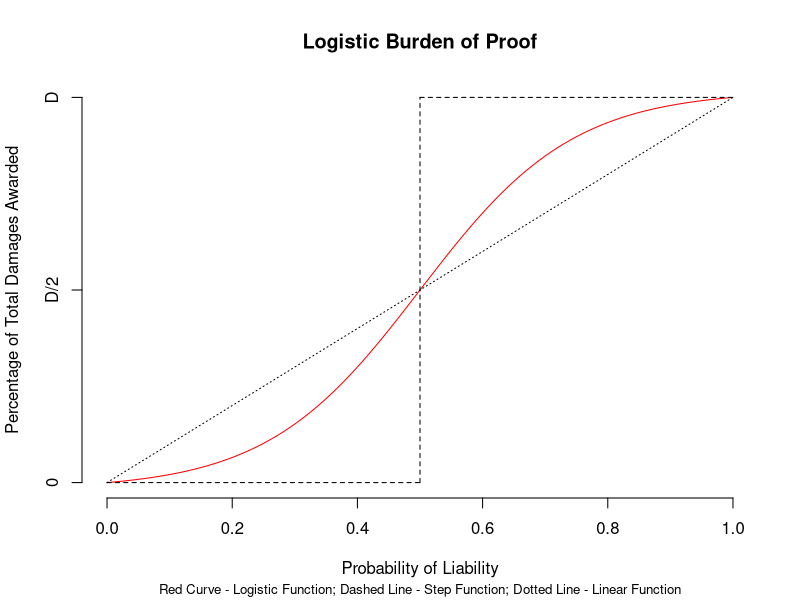

Here is the R script that generated this plot: (Note: this script raises an error after producing the figure.)

## Plotting the burden of proof


r = 8.155
C1 = 1 / ((1 / (1+exp(-r/2))) - (1 / (1+exp(r/2))))
C2 = -C1 / (1+exp(r/2))
D=10
curve(D*((C1 / (1 + exp(-r*x + (r/2)))) + C2), from=0, to=1,
      main= paste("Logistic Burden of Proof"),
      ylab = "Percentage of Total Damages Awarded",
      xlab = "Probability of Liability",
      sub = ("Red Curve - Logistic Function; Dashed Line - Step Function; Dotted Line - Linear Function"),
      col = "red",
      cex.sub=0.8,
      axes=FALSE)
axis(side=1)
axis(side=2, at=c(0,D/2,D), labels=c(0, "D/2", "D"))

segments(0,0,0.5,0, lty = 2)
segments(0.5,0,0.5,D, lty = 2)
segments(0.5,D,1,D, lty = 2)

segments(0,0,1,D, lty = "dotted")


## Let's visualize the impact on the settlement rate 

disc_settle = c(sum(CompareDF$Disc_Settle_True_False),nrow(CompareDF) - sum(CompareDF$Disc_Settle_True_False))
logistic_settle = c(sum(CompareDF$Logistic_Settle_True_False),nrow(CompareDF) - sum(CompareDF$Logistic_Settle_True_False))
settlementrates = as.table(rbind(disc_settle, logistic_settle))
settlementrates
prop.test(settlementrates)

settlerates_bydamages = matrix(
  c(
    sum(subset(CompareDF, Damages < 5000)$Disc_Settle_True_False, na.rm=TRUE) / 
      nrow(subset(CompareDF, Damages < 5000)),
    sum(subset(CompareDF, Damages < 5000)$Logistic_Settle_True_False, na.rm=TRUE) / 
      nrow(subset(CompareDF, Damages < 5000)),
    sum(subset(CompareDF, Damages < 5000)$Linear_Settle_True_False, na.rm=TRUE) / 
      nrow(subset(CompareDF, Damages < 5000)),
    
    sum(subset(CompareDF, Damages >= 5000 & Damages < 10000)$Disc_Settle_True_False, na.rm=TRUE) / 
      nrow(subset(CompareDF, Damages >= 5000 & Damages < 10000)),
    sum(subset(CompareDF, Damages >= 5000 & Damages < 10000)$Logistic_Settle_True_False, na.rm=TRUE) / 
      nrow(subset(CompareDF, Damages >= 5000 & Damages < 10000)),
    sum(subset(CompareDF, Damages >= 5000 & Damages < 10000)$Linear_Settle_True_False, na.rm=TRUE) / 
      nrow(subset(CompareDF, Damages >= 5000 & Damages < 10000)),

    sum(subset(CompareDF, Damages >= 10000 & Damages < 25000)$Disc_Settle_True_False, na.rm=TRUE) / 
      nrow(subset(CompareDF, Damages >= 10000 & Damages < 25000)),
    sum(subset(CompareDF, Damages >= 10000 & Damages < 25000)$Logistic_Settle_True_False, na.rm=TRUE) / 
      nrow(subset(CompareDF, Damages >= 10000 & Damages < 25000)),
    sum(subset(CompareDF, Damages >= 10000 & Damages < 25000)$Linear_Settle_True_False, na.rm=TRUE) / 
      nrow(subset(CompareDF, Damages >= 10000 & Damages < 25000)),

    sum(subset(CompareDF, Damages >= 25000 & Damages < 100000)$Disc_Settle_True_False, na.rm=TRUE) / 
      nrow(subset(CompareDF, Damages >= 25000 & Damages < 100000)),
    sum(subset(CompareDF, Damages >= 25000 & Damages < 100000)$Logistic_Settle_True_False, na.rm=TRUE) / 
      nrow(subset(CompareDF, Damages >= 25000 & Damages < 100000)),
    sum(subset(CompareDF, Damages >= 25000 & Damages < 100000)$Linear_Settle_True_False, na.rm=TRUE) / 
      nrow(subset(CompareDF, Damages >= 25000 & Damages < 100000)),

    
    sum(subset(CompareDF, Damages >= 100000 & Damages < 1000000)$Disc_Settle_True_False, na.rm=TRUE) / 
      nrow(subset(CompareDF, Damages >= 100000 & Damages < 1000000)),
    sum(subset(CompareDF, Damages >= 100000 & Damages < 1000000)$Logistic_Settle_True_False, na.rm=TRUE) / 
      nrow(subset(CompareDF, Damages >= 100000 & Damages < 1000000)),
    sum(subset(CompareDF, Damages >= 100000 & Damages < 1000000)$Linear_Settle_True_False, na.rm=TRUE) / 
      nrow(subset(CompareDF, Damages >= 100000 & Damages < 1000000)),

    sum(subset(CompareDF, Damages >= 1000000)$Disc_Settle_True_False, na.rm=TRUE) / nrow(subset(CompareDF, Damages >= 1000000)),
    sum(subset(CompareDF, Damages >= 1000000)$Logistic_Settle_True_False, na.rm=TRUE) / nrow(subset(CompareDF, Damages >= 1000000)),
    sum(subset(CompareDF, Damages >= 1000000)$Linear_Settle_True_False, na.rm=TRUE) / nrow(subset(CompareDF, Damages >= 1000000)),
    
    sum(CompareDF$Disc_Settle_True_False, na.rm = TRUE) / nrow(CompareDF),
    sum(CompareDF$Logistic_Settle_True_False, na.rm = TRUE) / nrow(CompareDF),
    sum(CompareDF$Linear_Settle_True_False, na.rm = TRUE) / nrow(CompareDF)
  ),
  
  nrow=3, ncol=7)        


barplot(settlerates_bydamages, ylim = c(0,1), main="Settlement Rate Under Each Rule", 
        col = c("Black", "Green", "Blue"), beside=TRUE,
        xlab = "Amount in Controversy", 
        names = c("<5K", "5K-10K", "10K-25K", "25K-100K", "100K-1M", ">1M","All"), cex.names = .75)

legend("topright", inset = 0.05, legend=c("Discontinuous Burden", "Logistic Burden", "Linear Burden"), 
       fill=c("Black", "Green", "Blue"), cex=1)

nrow(subset(CompareDF, Damages > 100000)) / nrow(CompareDF)

nrow(subset(CompareDF, Damages < 5000)) / nrow(CompareDF)
nrow(subset(CompareDF, Damages >= 5000 & Damages < 10000)) / nrow(CompareDF)
nrow(subset(CompareDF, Damages >= 10000 & Damages < 25000)) / nrow(CompareDF)
nrow(subset(CompareDF, Damages >= 25000 & Damages < 100000)) / nrow(CompareDF)
nrow(subset(CompareDF, Damages >= 100000 & Damages < 1000000)) / nrow(CompareDF)
nrow(subset(CompareDF, Damages > 1000000)) / nrow(CompareDF)

moderate_to_high_damages_subsetDF = subset(CompareDF, Damages>25000)
disc_settle_mod_to_large = c(sum(moderate_to_high_damages_subsetDF$Disc_Settle_True_False),
                      nrow(moderate_to_high_damages_subsetDF) - sum(moderate_to_high_damages_subsetDF$Disc_Settle_True_False))
Logistic_settle_mod_to_large = c(sum(moderate_to_high_damages_subsetDF$Logistic_Settle_True_False),
                          nrow(moderate_to_high_damages_subsetDF) - sum(moderate_to_high_damages_subsetDF$Logistic_Settle_True_False))
settlementrates_mod_to_large = as.table(rbind(disc_settle_mod_to_large, Logistic_settle_mod_to_large))
settlementrates_mod_to_large
prop.test(settlementrates_mod_to_large)

## By case strength

settlerates_by_case_strength = matrix(
  c(
    sum(subset(CompareDF, Unbiased_Pred_Mean < .1)$Disc_Settle_True_False, na.rm=TRUE) / 
      nrow(subset(CompareDF, Unbiased_Pred_Mean <= .1)),
    sum(subset(CompareDF, Unbiased_Pred_Mean < .1)$Logistic_Settle_True_False, na.rm=TRUE) / 
      nrow(subset(CompareDF, Unbiased_Pred_Mean <= .1)),
    sum(subset(CompareDF, Unbiased_Pred_Mean < .1)$Linear_Settle_True_False, na.rm=TRUE) / 
      nrow(subset(CompareDF, Unbiased_Pred_Mean <= .1)),
    
    
    sum(subset(CompareDF, Unbiased_Pred_Mean >= .1 & Unbiased_Pred_Mean < .2)$Disc_Settle_True_False, na.rm=TRUE) / 
      nrow(subset(CompareDF, Unbiased_Pred_Mean >= .1 & Unbiased_Pred_Mean < .2)),
    sum(subset(CompareDF, Unbiased_Pred_Mean >= .1 & Unbiased_Pred_Mean < .2)$Logistic_Settle_True_False, na.rm=TRUE) / 
      nrow(subset(CompareDF, Unbiased_Pred_Mean >= .1 & Unbiased_Pred_Mean < .2)),
    sum(subset(CompareDF, Unbiased_Pred_Mean >= .1 & Unbiased_Pred_Mean < .2)$Linear_Settle_True_False, na.rm=TRUE) / 
      nrow(subset(CompareDF, Unbiased_Pred_Mean >= .1 & Unbiased_Pred_Mean < .2)),
    
    sum(subset(CompareDF, Unbiased_Pred_Mean >= .2 & Unbiased_Pred_Mean < .3)$Disc_Settle_True_False, na.rm=TRUE) / 
      nrow(subset(CompareDF, Unbiased_Pred_Mean >= .2 & Unbiased_Pred_Mean < .3)),
    sum(subset(CompareDF, Unbiased_Pred_Mean >= .2 & Unbiased_Pred_Mean < .3)$Logistic_Settle_True_False, na.rm=TRUE) / 
      nrow(subset(CompareDF, Unbiased_Pred_Mean >= .2 & Unbiased_Pred_Mean < .3)),
    sum(subset(CompareDF, Unbiased_Pred_Mean >= .2 & Unbiased_Pred_Mean < .3)$Linear_Settle_True_False, na.rm=TRUE) / 
      nrow(subset(CompareDF, Unbiased_Pred_Mean >= .2 & Unbiased_Pred_Mean < .3)),
    
    sum(subset(CompareDF, Unbiased_Pred_Mean >= .3 & Unbiased_Pred_Mean < .4)$Disc_Settle_True_False, na.rm=TRUE) / 
      nrow(subset(CompareDF, Unbiased_Pred_Mean >= .3 & Unbiased_Pred_Mean < .4)),
    sum(subset(CompareDF, Unbiased_Pred_Mean >= .3 & Unbiased_Pred_Mean < .4)$Logistic_Settle_True_False, na.rm=TRUE) / 
      nrow(subset(CompareDF, Unbiased_Pred_Mean >= .3 & Unbiased_Pred_Mean < .4)),
    sum(subset(CompareDF, Unbiased_Pred_Mean >= .3 & Unbiased_Pred_Mean < .4)$Linear_Settle_True_False, na.rm=TRUE) / 
      nrow(subset(CompareDF, Unbiased_Pred_Mean >= .3 & Unbiased_Pred_Mean < .4)),
    
    sum(subset(CompareDF, Unbiased_Pred_Mean >= .4 & Unbiased_Pred_Mean < .5)$Disc_Settle_True_False, na.rm=TRUE) / 
      nrow(subset(CompareDF, Unbiased_Pred_Mean >= .4 & Unbiased_Pred_Mean < .5)),
    sum(subset(CompareDF, Unbiased_Pred_Mean >= .4 & Unbiased_Pred_Mean < .5)$Logistic_Settle_True_False, na.rm=TRUE) / 
      nrow(subset(CompareDF, Unbiased_Pred_Mean >= .4 & Unbiased_Pred_Mean < .5)),
    sum(subset(CompareDF, Unbiased_Pred_Mean >= .4 & Unbiased_Pred_Mean < .5)$Linear_Settle_True_False, na.rm=TRUE) / 
      nrow(subset(CompareDF, Unbiased_Pred_Mean >= .4 & Unbiased_Pred_Mean < .5)),
    
    sum(subset(CompareDF, Unbiased_Pred_Mean >= .5 & Unbiased_Pred_Mean < .6)$Disc_Settle_True_False, na.rm=TRUE) / 
      nrow(subset(CompareDF, Unbiased_Pred_Mean >= .5 & Unbiased_Pred_Mean < .6)),
    sum(subset(CompareDF, Unbiased_Pred_Mean >= .5 & Unbiased_Pred_Mean < .6)$Logistic_Settle_True_False, na.rm=TRUE) / 
      nrow(subset(CompareDF, Unbiased_Pred_Mean >= .5 & Unbiased_Pred_Mean < .6)),
    sum(subset(CompareDF, Unbiased_Pred_Mean >= .5 & Unbiased_Pred_Mean < .6)$Linear_Settle_True_False, na.rm=TRUE) / 
      nrow(subset(CompareDF, Unbiased_Pred_Mean >= .5 & Unbiased_Pred_Mean < .6)),
    
    sum(subset(CompareDF, Unbiased_Pred_Mean >= .6 & Unbiased_Pred_Mean < .7)$Disc_Settle_True_False, na.rm=TRUE) / 
      nrow(subset(CompareDF, Unbiased_Pred_Mean >= .6 & Unbiased_Pred_Mean < .7)),
    sum(subset(CompareDF, Unbiased_Pred_Mean >= .6 & Unbiased_Pred_Mean < .7)$Logistic_Settle_True_False, na.rm=TRUE) / 
      nrow(subset(CompareDF, Unbiased_Pred_Mean >= .6 & Unbiased_Pred_Mean < .7)),
    sum(subset(CompareDF, Unbiased_Pred_Mean >= .6 & Unbiased_Pred_Mean < .7)$Linear_Settle_True_False, na.rm=TRUE) / 
      nrow(subset(CompareDF, Unbiased_Pred_Mean >= .6 & Unbiased_Pred_Mean < .7)),
    
    sum(subset(CompareDF, Unbiased_Pred_Mean >= .7 & Unbiased_Pred_Mean < .8)$Disc_Settle_True_False, na.rm=TRUE) / 
      nrow(subset(CompareDF, Unbiased_Pred_Mean >= .7 & Unbiased_Pred_Mean < .8)),
    sum(subset(CompareDF, Unbiased_Pred_Mean >= .7 & Unbiased_Pred_Mean < .8)$Logistic_Settle_True_False, na.rm=TRUE) / 
      nrow(subset(CompareDF, Unbiased_Pred_Mean >= .7 & Unbiased_Pred_Mean < .8)),
    sum(subset(CompareDF, Unbiased_Pred_Mean >= .7 & Unbiased_Pred_Mean < .8)$Linear_Settle_True_False, na.rm=TRUE) / 
      nrow(subset(CompareDF, Unbiased_Pred_Mean >= .7 & Unbiased_Pred_Mean < .8)),
    
    sum(subset(CompareDF, Unbiased_Pred_Mean >= .8 & Unbiased_Pred_Mean < .9)$Disc_Settle_True_False, na.rm=TRUE) / 
      nrow(subset(CompareDF, Unbiased_Pred_Mean >= .8 & Unbiased_Pred_Mean < .9)),
    sum(subset(CompareDF, Unbiased_Pred_Mean >= .8 & Unbiased_Pred_Mean < .9)$Logistic_Settle_True_False, na.rm=TRUE) / 
      nrow(subset(CompareDF, Unbiased_Pred_Mean >= .8 & Unbiased_Pred_Mean < .9)),
    sum(subset(CompareDF, Unbiased_Pred_Mean >= .8 & Unbiased_Pred_Mean < .9)$Linear_Settle_True_False, na.rm=TRUE) / 
      nrow(subset(CompareDF, Unbiased_Pred_Mean >= .8 & Unbiased_Pred_Mean < .9)),
    
    sum(subset(CompareDF, Unbiased_Pred_Mean >= .9)$Disc_Settle_True_False, na.rm=TRUE) / 
      nrow(subset(CompareDF, Unbiased_Pred_Mean >= .9)),
    sum(subset(CompareDF, Unbiased_Pred_Mean >= .9)$Logistic_Settle_True_False, na.rm=TRUE) / 
      nrow(subset(CompareDF, Unbiased_Pred_Mean >= .9)),
    sum(subset(CompareDF, Unbiased_Pred_Mean >= .9)$Linear_Settle_True_False, na.rm=TRUE) / 
      nrow(subset(CompareDF, Unbiased_Pred_Mean >= .9)),
    
    sum(CompareDF$Disc_Settle_True_False, na.rm = TRUE) / nrow(CompareDF),
    sum(CompareDF$Logistic_Settle_True_False, na.rm = TRUE) / nrow(CompareDF),
    sum(CompareDF$Linear_Settle_True_False, na.rm = TRUE) / nrow(CompareDF)
  ),
  nrow=3, ncol=11)        

barplot((settlerates_by_case_strength), ylim = c(0,1), main="Settlement Rate Under Each Rule, by Case Strength", 
        col = c("Black", "Green", "Blue"), beside=TRUE,
        xlab = "Predicted Jury Confidence Level", 
        names = c("<.1",".1-.2",".2-.3", ".3-.4", ".4-.5", ".5-.6", ".6-.7", ".7-.8", ".8-.9", ">.9", "All"), cex.names = .9)
legend("topright", inset = 0.05, legend=c("Discontinuous Burden", "Logistic Burden", "Linear Burden"), 
       fill=c("Black", "Green", "Blue"), cex=1)

##### Now let's compare error costs

disc_settle_error_rate = mean(CompareDF$Expected_Disc_Settlement_Error, na.rm = TRUE)
logistic_settle_error_rate = mean(CompareDF$Expected_Logistic_Settlement_Error, na.rm = TRUE)
settlement_error_means = as.table(rbind(disc_settle_error_rate, logistic_settle_error_rate))
settlement_error_means
t.test(CompareDF$Expected_Disc_Settlement_Error, CompareDF$Expected_Logistic_Settlement_Error)

disc_settle_error_over_damages_mean = mean(CompareDF$Expected_Disc_Settlement_Error_over_Damages, na.rm = TRUE)
logistic_settle_error_over_damages_mean = mean(CompareDF$Expected_Logistic_Settlement_Error_over_Damages, na.rm = TRUE)
settlement_error_over_damages_means = as.table(rbind(disc_settle_error_over_damages_mean, logistic_settle_error_over_damages_mean))
settlement_error_over_damages_means
t.test(CompareDF$Expected_Disc_Settlement_Error_over_Damages, CompareDF$Expected_Logistic_Settlement_Error_over_Damages)

## So no statistically significant difference in error cost behavior

## Perhaps an interesting difference in some subsets?

expected_errors_over_damages_bydamages = matrix(
  c(
    mean(subset(CompareDF, Damages < 5000)$Expected_Disc_Settlement_Error_over_Damages, na.rm=TRUE),
    mean(subset(CompareDF, Damages < 5000)$Expected_Logistic_Settlement_Error_over_Damages, na.rm=TRUE),
    
    mean(subset(CompareDF, Damages >= 5000 & Damages < 10000)$Expected_Disc_Settlement_Error_over_Damages, na.rm=TRUE),
    mean(subset(CompareDF, Damages >= 5000 & Damages < 10000)$Expected_Logistic_Settlement_Error_over_Damages, na.rm=TRUE),
    
    mean(subset(CompareDF, Damages >= 10000 & Damages < 25000)$Expected_Disc_Settlement_Error_over_Damages, na.rm=TRUE),
    mean(subset(CompareDF, Damages >= 10000 & Damages < 25000)$Expected_Logistic_Settlement_Error_over_Damages, na.rm=TRUE),
    
    mean(subset(CompareDF, Damages >= 25000 & Damages < 100000)$Expected_Disc_Settlement_Error_over_Damages, na.rm=TRUE),
    mean(subset(CompareDF, Damages >= 25000 & Damages < 100000)$Expected_Logistic_Settlement_Error_over_Damages, na.rm=TRUE),
    
    mean(subset(CompareDF, Damages >= 100000 & Damages < 1000000)$Expected_Disc_Settlement_Error_over_Damages, na.rm=TRUE),
    mean(subset(CompareDF, Damages >= 100000 & Damages < 1000000)$Expected_Logistic_Settlement_Error_over_Damages, na.rm=TRUE),
    
    mean(subset(CompareDF, Damages >= 1000000)$Expected_Disc_Settlement_Error_over_Damages, na.rm=TRUE),
    mean(subset(CompareDF, Damages >= 1000000)$Expected_Logistic_Settlement_Error_over_Damages, na.rm=TRUE),
    
    mean(CompareDF$Expected_Disc_Settlement_Error_over_Damages, na.rm = TRUE), 
    mean(CompareDF$Expected_Logistic_Settlement_Error_over_Damages, na.rm = TRUE)
  ),
  nrow=2, ncol=7)        


barplot((expected_errors_over_damages_bydamages), ylim = c(0,10), main="Expected Errors Under Each Rule", 
        col = c("Black", "Green"), beside=TRUE,
        xlab = "Amount in Controversy", ylab = "Expected Errors (as proportion of AIC)",
        names = c("<5K", "5K-10K", "10K-25K", "25K-100K", "100K-1M", ">1M","All"), cex.names = .75)
legend("topright", inset = 0.05, legend=c("Continuous (Logistic) Burden", "Discontinuous Burden"), 
       fill=c("green", "black"), cex=1)

small_subsetDF = subset(CompareDF, Damages < 5000)
small_disc_settle_errors_over_damages_mean = mean(small_subsetDF$Expected_Disc_Settlement_Error_over_Damages, na.rm = TRUE)
small_logistic_settle_errors_over_damages_mean = mean(small_subsetDF$Expected_Logistic_Settlement_Error_over_Damages, na.rm = TRUE)
small_settlement_error_over_damages_means = as.table(
  rbind(small_disc_settle_errors_over_damages_mean, small_logistic_settle_errors_over_damages_mean))
small_settlement_error_over_damages_means
t.test(small_subsetDF$Expected_Disc_Settlement_Error_over_Damages, small_subsetDF$Expected_Logistic_Settlement_Error_over_Damages)

medium_subsetDF = subset(CompareDF, Damages > 25000 & Damages <100000)
medium_disc_settle_errors_over_damages_mean = mean(medium_subsetDF$Expected_Disc_Settlement_Error_over_Damages, na.rm = TRUE)
medium_logistic_settle_errors_over_damages_mean = mean(medium_subsetDF$Expected_Logistic_Settlement_Error_over_Damages, na.rm = TRUE)
medium_settlement_error_over_damages_means = as.table(
  rbind(medium_disc_settle_errors_over_damages_mean, medium_logistic_settle_errors_over_damages_mean))
medium_settlement_error_over_damages_means
t.test(medium_subsetDF$Expected_Disc_Settlement_Error_over_Damages, medium_subsetDF$Expected_Logistic_Settlement_Error_over_Damages)

large_subsetDF = subset(CompareDF, Damages > 100000)
large_disc_settle_errors_over_damages_mean = mean(large_subsetDF$Expected_Disc_Settlement_Error_over_Damages, na.rm = TRUE)
large_logistic_settle_errors_over_damages_mean = mean(large_subsetDF$Expected_Logistic_Settlement_Error_over_Damages, na.rm = TRUE)
large_settlement_error_over_damages_means = as.table(
  rbind(large_disc_settle_errors_over_damages_mean, large_logistic_settle_errors_over_damages_mean))
large_settlement_error_over_damages_means
t.test(large_subsetDF$Expected_Disc_Settlement_Error_over_Damages, large_subsetDF$Expected_Logistic_Settlement_Error_over_Damages)

## So the only significant difference is an advantage for the traditional rule in large cases

## How about case strength?

error_over_damages_by_case_strength = matrix(
  c(
    mean(subset(CompareDF, Unbiased_Pred_Mean < .1)$Expected_Disc_Settlement_Error_over_Damages, na.rm=TRUE),
    mean(subset(CompareDF, Unbiased_Pred_Mean < .1)$Expected_Logistic_Settlement_Error_over_Damages, na.rm=TRUE),
    
    mean(subset(CompareDF, Unbiased_Pred_Mean >= .1 & Unbiased_Pred_Mean < .2)$Expected_Disc_Settlement_Error_over_Damages, na.rm=TRUE),
    mean(subset(CompareDF, Unbiased_Pred_Mean >= .1 & Unbiased_Pred_Mean < .2)$Expected_Logistic_Settlement_Error_over_Damages, na.rm=TRUE),
    
    mean(subset(CompareDF, Unbiased_Pred_Mean >= .2 & Unbiased_Pred_Mean < .3)$Expected_Disc_Settlement_Error_over_Damages, na.rm=TRUE),
    mean(subset(CompareDF, Unbiased_Pred_Mean >= .2 & Unbiased_Pred_Mean < .3)$Expected_Logistic_Settlement_Error_over_Damages, na.rm=TRUE),
    
    mean(subset(CompareDF, Unbiased_Pred_Mean >= .3 & Unbiased_Pred_Mean < .4)$Expected_Disc_Settlement_Error_over_Damages, na.rm=TRUE),
    mean(subset(CompareDF, Unbiased_Pred_Mean >= .3 & Unbiased_Pred_Mean < .4)$Expected_Logistic_Settlement_Error_over_Damages, na.rm=TRUE),
    
    mean(subset(CompareDF, Unbiased_Pred_Mean >= .4 & Unbiased_Pred_Mean < .5)$Expected_Disc_Settlement_Error_over_Damages, na.rm=TRUE),
    mean(subset(CompareDF, Unbiased_Pred_Mean >= .4 & Unbiased_Pred_Mean < .5)$Expected_Logistic_Settlement_Error_over_Damages, na.rm=TRUE),
    
    mean(subset(CompareDF, Unbiased_Pred_Mean >= .5 & Unbiased_Pred_Mean < .6)$Expected_Disc_Settlement_Error_over_Damages, na.rm=TRUE),
    mean(subset(CompareDF, Unbiased_Pred_Mean >= .5 & Unbiased_Pred_Mean < .6)$Expected_Logistic_Settlement_Error_over_Damages, na.rm=TRUE),
    
    mean(subset(CompareDF, Unbiased_Pred_Mean >= .6 & Unbiased_Pred_Mean < .7)$Expected_Disc_Settlement_Error_over_Damages, na.rm=TRUE),
    mean(subset(CompareDF, Unbiased_Pred_Mean >= .6 & Unbiased_Pred_Mean < .7)$Expected_Logistic_Settlement_Error_over_Damages, na.rm=TRUE),
    
    mean(subset(CompareDF, Unbiased_Pred_Mean >= .7 & Unbiased_Pred_Mean < .8)$Expected_Disc_Settlement_Error_over_Damages, na.rm=TRUE),
    mean(subset(CompareDF, Unbiased_Pred_Mean >= .7 & Unbiased_Pred_Mean < .8)$Expected_Logistic_Settlement_Error_over_Damages, na.rm=TRUE),
    
    mean(subset(CompareDF, Unbiased_Pred_Mean >= .8 & Unbiased_Pred_Mean < .9)$Expected_Disc_Settlement_Error_over_Damages, na.rm=TRUE),
    mean(subset(CompareDF, Unbiased_Pred_Mean >= .8 & Unbiased_Pred_Mean < .9)$Expected_Logistic_Settlement_Error_over_Damages, na.rm=TRUE),
    
    mean(subset(CompareDF, Unbiased_Pred_Mean >= .9)$Expected_Disc_Settlement_Error_over_Damages, na.rm=TRUE),
    mean(subset(CompareDF, Unbiased_Pred_Mean >= .9)$Expected_Logistic_Settlement_Error_over_Damages, na.rm=TRUE),
    
    mean(CompareDF$Expected_Disc_Settlement_Error_over_Damages, na.rm = TRUE),
    mean(CompareDF$Expected_Logistic_Settlement_Error_over_Damages, na.rm = TRUE) 
  ),
  nrow=2, ncol=11)        

barplot((error_over_damages_by_case_strength), ylim = c(0,8), main="Expected Errors Under Each Rule, by Case Strength", 
        col = c("Black", "Green"), beside=TRUE,
        xlab = "Predicted Jury Confidence Level", ylab = "Expected Errors (as proportion of AIC)",
        names = c("<.1",".1-.2",".2-.3", ".3-.4", ".4-.5", ".5-.6", ".6-.7", ".7-.8", ".8-.9", ">.9", "All"), cex.names = .9)
legend("topright", inset = 0.01, legend=c("Continuous (Logistic) Burden", "Discontinuous Burden"), 
       fill=c("Green", "black"), cex=1)

easy_subsetDF = subset(CompareDF, (Unbiased_Pred_Mean < .2 | Unbiased_Pred_Mean > .8))
easy_cases_disc_settle_error_over_damages_mean = mean(
  easy_subsetDF$Expected_Disc_Settlement_Error_over_Damages, na.rm = TRUE)
easy_cases_Logistic_settle_error_over_damages_mean = mean(
  easy_subsetDF$Expected_Logistic_Settlement_Error_over_Damages, na.rm = TRUE)
easy_cases_settlement_error_over_damages_means = as.table(
  rbind(easy_cases_disc_settle_error_over_damages_mean,easy_cases_Logistic_settle_error_over_damages_mean))
easy_cases_settlement_error_over_damages_means
t.test(easy_subsetDF$Expected_Disc_Settlement_Error_over_Damages, 
       easy_subsetDF$Expected_Logistic_Settlement_Error_over_Damages)

hard_subsetDF = subset(CompareDF, (Unbiased_Pred_Mean > .2 & Unbiased_Pred_Mean < .8))
hard_cases_disc_settle_error_over_damages_mean = mean(
  hard_subsetDF$Expected_Disc_Settlement_Error_over_Damages, na.rm = TRUE)
hard_cases_Logistic_settle_error_over_damages_mean = mean(
  hard_subsetDF$Expected_Logistic_Settlement_Error_over_Damages, na.rm = TRUE)
hard_cases_settlement_error_over_damages_means = as.table(
  rbind(hard_cases_disc_settle_error_over_damages_mean,hard_cases_Logistic_settle_error_over_damages_mean))
hard_cases_settlement_error_over_damages_means
t.test(hard_subsetDF$Expected_Disc_Settlement_Error_over_Damages, 
       hard_subsetDF$Expected_Logistic_Settlement_Error_over_Damages)


## Still too noisy to see much ... let's subset out the cases with very high trial costs

subsetDF_trialcosts_less_than_100XDamages = subset(CompareDF, Cost_of_Trial < 100*Damages)
nrow(subsetDF_trialcosts_less_than_100XDamages)

error_over_damages_by_case_strength_low_to_moderate_costs3 = matrix(
  c(
    mean(subset(subsetDF_trialcosts_less_than_100XDamages, Unbiased_Pred_Mean < .1)$Expected_Disc_Settlement_Error_over_Damages, na.rm=TRUE),
    mean(subset(subsetDF_trialcosts_less_than_100XDamages, Unbiased_Pred_Mean < .1)$Expected_Logistic_Settlement_Error_over_Damages, na.rm=TRUE),
    
    mean(subset(subsetDF_trialcosts_less_than_100XDamages, Unbiased_Pred_Mean >= .1 & Unbiased_Pred_Mean < .2)$Expected_Disc_Settlement_Error_over_Damages, na.rm=TRUE),
    mean(subset(subsetDF_trialcosts_less_than_100XDamages, Unbiased_Pred_Mean >= .1 & Unbiased_Pred_Mean < .2)$Expected_Logistic_Settlement_Error_over_Damages, na.rm=TRUE),
    
    mean(subset(subsetDF_trialcosts_less_than_100XDamages, Unbiased_Pred_Mean >= .2 & Unbiased_Pred_Mean < .3)$Expected_Disc_Settlement_Error_over_Damages, na.rm=TRUE),
    mean(subset(subsetDF_trialcosts_less_than_100XDamages, Unbiased_Pred_Mean >= .2 & Unbiased_Pred_Mean < .3)$Expected_Logistic_Settlement_Error_over_Damages, na.rm=TRUE),
    
    mean(subset(subsetDF_trialcosts_less_than_100XDamages, Unbiased_Pred_Mean >= .3 & Unbiased_Pred_Mean < .4)$Expected_Disc_Settlement_Error_over_Damages, na.rm=TRUE),
    mean(subset(subsetDF_trialcosts_less_than_100XDamages, Unbiased_Pred_Mean >= .3 & Unbiased_Pred_Mean < .4)$Expected_Logistic_Settlement_Error_over_Damages, na.rm=TRUE),
    
    mean(subset(subsetDF_trialcosts_less_than_100XDamages, Unbiased_Pred_Mean >= .4 & Unbiased_Pred_Mean < .5)$Expected_Disc_Settlement_Error_over_Damages, na.rm=TRUE),
    mean(subset(subsetDF_trialcosts_less_than_100XDamages, Unbiased_Pred_Mean >= .4 & Unbiased_Pred_Mean < .5)$Expected_Logistic_Settlement_Error_over_Damages, na.rm=TRUE),
    
    mean(subset(subsetDF_trialcosts_less_than_100XDamages, Unbiased_Pred_Mean >= .5 & Unbiased_Pred_Mean < .6)$Expected_Disc_Settlement_Error_over_Damages, na.rm=TRUE),
    mean(subset(subsetDF_trialcosts_less_than_100XDamages, Unbiased_Pred_Mean >= .5 & Unbiased_Pred_Mean < .6)$Expected_Logistic_Settlement_Error_over_Damages, na.rm=TRUE),
    
    mean(subset(subsetDF_trialcosts_less_than_100XDamages, Unbiased_Pred_Mean >= .6 & Unbiased_Pred_Mean < .7)$Expected_Disc_Settlement_Error_over_Damages, na.rm=TRUE),
    mean(subset(subsetDF_trialcosts_less_than_100XDamages, Unbiased_Pred_Mean >= .6 & Unbiased_Pred_Mean < .7)$Expected_Logistic_Settlement_Error_over_Damages, na.rm=TRUE),
    
    mean(subset(subsetDF_trialcosts_less_than_100XDamages, Unbiased_Pred_Mean >= .7 & Unbiased_Pred_Mean < .8)$Expected_Disc_Settlement_Error_over_Damages, na.rm=TRUE),
    mean(subset(subsetDF_trialcosts_less_than_100XDamages, Unbiased_Pred_Mean >= .7 & Unbiased_Pred_Mean < .8)$Expected_Logistic_Settlement_Error_over_Damages, na.rm=TRUE),
    
    mean(subset(subsetDF_trialcosts_less_than_100XDamages, Unbiased_Pred_Mean >= .8 & Unbiased_Pred_Mean < .9)$Expected_Disc_Settlement_Error_over_Damages, na.rm=TRUE),
    mean(subset(subsetDF_trialcosts_less_than_100XDamages, Unbiased_Pred_Mean >= .8 & Unbiased_Pred_Mean < .9)$Expected_Logistic_Settlement_Error_over_Damages, na.rm=TRUE),
    
    mean(subset(subsetDF_trialcosts_less_than_100XDamages, Unbiased_Pred_Mean >= .9)$Expected_Disc_Settlement_Error_over_Damages, na.rm=TRUE),
    mean(subset(subsetDF_trialcosts_less_than_100XDamages, Unbiased_Pred_Mean >= .9)$Expected_Logistic_Settlement_Error_over_Damages, na.rm=TRUE),
    
    mean(subsetDF_trialcosts_less_than_100XDamages$Expected_Disc_Settlement_Error_over_Damages, na.rm = TRUE),
    mean(subsetDF_trialcosts_less_than_100XDamages$Expected_Logistic_Settlement_Error_over_Damages, na.rm = TRUE) 
  ),
  nrow=2, ncol=11)        

barplot((error_over_damages_by_case_strength_low_to_moderate_costs3), 
        ylim = c(0,1.5), main="Expected Errors Under Each Rule, by Case Strength", sub = "Trial Costs < 100*AIC", 
        col = c("Black", "green"), beside=TRUE,
        xlab = "Predicted Jury Confidence Level", ylab = "Expected Errors (as proportion of AIC)",
        names = c("<.1",".1-.2",".2-.3", ".3-.4", ".4-.5", ".5-.6", ".6-.7", ".7-.8", ".8-.9", ">.9", "All"), cex.names = .9)
legend("topright", inset = 0.01, legend=c("Continuous (Logistic) Burden", "Discontinuous Burden"), 
       fill=c("green", "black"), cex=1)


easy_affordable_subsetDF = subset(CompareDF, Cost_of_Trial < 100*Damages & (Unbiased_Pred_Mean < .2 | Unbiased_Pred_Mean > .8))
easy_affordable_cases_disc_settle_error_over_damages_mean = mean(
  easy_affordable_subsetDF$Expected_Disc_Settlement_Error_over_Damages, na.rm = TRUE)
easy_affordable_cases_Logistic_settle_error_over_damages_mean = mean(
  easy_affordable_subsetDF$Expected_Logistic_Settlement_Error_over_Damages, na.rm = TRUE)
easy_affordable_cases_settlement_error_over_damages_means = as.table(
  rbind(easy_affordable_cases_disc_settle_error_over_damages_mean, easy_affordable_cases_Logistic_settle_error_over_damages_mean))
easy_affordable_cases_settlement_error_over_damages_means
t.test(easy_affordable_subsetDF$Expected_Disc_Settlement_Error_over_Damages, 
       easy_affordable_subsetDF$Expected_Logistic_Settlement_Error_over_Damages)

hard_affordable_subsetDF = subset(CompareDF, Cost_of_Trial < 100*Damages & (Unbiased_Pred_Mean > .2 & Unbiased_Pred_Mean < .8))
hard_affordable_cases_disc_settle_error_over_damages_mean = mean(
  hard_affordable_subsetDF$Expected_Disc_Settlement_Error_over_Damages, na.rm = TRUE)
hard_affordable_cases_Logistic_settle_error_over_damages_mean = mean(
  hard_affordable_subsetDF$Expected_Logistic_Settlement_Error_over_Damages, na.rm = TRUE)
hard_affordable_cases_settlement_error_over_damages_means = as.table(
  rbind(hard_affordable_cases_disc_settle_error_over_damages_mean, hard_affordable_cases_Logistic_settle_error_over_damages_mean))
hard_affordable_cases_settlement_error_over_damages_means
t.test(hard_affordable_subsetDF$Expected_Disc_Settlement_Error_over_Damages, 
       hard_affordable_subsetDF$Expected_Logistic_Settlement_Error_over_Damages)

##### For showing error curves side-by-side

#Plotting the two error curves together along with expected trial error values under each rule

fit_disc2 = lm(Expected_Disc_Settlement_Error_over_Damages ~ Unbiased_Pred_Mean + I(Unbiased_Pred_Mean * Unbiased_Pred_Mean), 
               data=subsetDF_trialcosts_under_100K)
summary(fit_disc2)

fit_linear2 = lm(Expected_Linear_Settlement_Error_over_Damages ~ Unbiased_Pred_Mean + I(Unbiased_Pred_Mean * Unbiased_Pred_Mean), 
               data=subsetDF_trialcosts_under_100K)
summary(fit_linear2)

fit_logistic2 = lm(Expected_Logistic_Settlement_Error_over_Damages ~ Unbiased_Pred_Mean + I(Unbiased_Pred_Mean * Unbiased_Pred_Mean), 
                   data=subsetDF_trialcosts_under_100K)
summary(fit_logistic2)


D=10
r = 8.155
C1 = 1 / ((1 / (1+exp(-r/2))) - (1 / (1+exp(r/2))))
C2= -C1 / (1+exp(r/2))

curve(
  D*((((C1 / (1 + exp(-r*x + (r/2)))) + C2) * (1-x)) +
       (((C1 / (1 + exp(-r*(1-x) + (r/2)))) + C2) * x)),
  lty = 4,lwd=2,
  col="Green",
  main= "Expected Settlement Errors vs. Trial Errors (Trial Costs Under $100K)", cex.main=1.25,
  ylab = "Expected Cost of Error as Fraction of AIC",
  xlab = "Probability of Liability",
  cex.sub=0.8, axes=FALSE, xlim = c(0,1), ylim=c(0,20))
axis(side=1)
axis(side=2, at=c(0,10,20), labels=c(0, "D", "2*D"))
segments(0,0,0.5,D/2, lty = 2, col="Red")
segments(0.5,D/2,1,0, lty = 2, col="Red")
curve(D*2*x*(1-x),lty = 3, lwd=2,col="Blue",add=TRUE)
curve(
  D*
    (coef(fit_logistic2)[1] + 
       (coef(fit_logistic2)[2] * x ) + 
       (coef(fit_logistic2)[3] * x  * x) 
    ),
  add=T, col="Green", lwd=2)

curve(
  D*
    (coef(fit_linear2)[1] + 
       (coef(fit_linear2)[2] * x ) + 
       (coef(fit_linear2)[3] * x  * x) 
    ),
  add=T, col="Blue", lwd=2)

curve(D*
        (coef(fit_disc2)[1] + 
           (coef(fit_disc2)[2] * x ) + 
           (coef(fit_disc2)[3] * x  * x) 
        ),
      add=T, col="Red", lwd=2)

legend("topright", inset=0.01,
       legend=c("Expected Settlement Errors, Discontinuous Burden",
                "Expected Settlement Errors, Logistic Burden",
                "Expected Settlement Errors, Linear Burden",
                "Expected Trial Errors, Linear Burden",
                "Expected Trial Errors, Logistic Burden",
                "Expected Trial Errors, Discontinuous Burden"), 
       col=c("red", "green", "blue", "blue", "green", "red"), 
       lty=c(1,1,1,3,4,2), lwd=c(2,2,2,2,2,2),
       cex=0.7)


## Analyzing Squared Error Data

disc_settle_sqerror_rate = mean(CompareDF$Expected_Disc_Sum_of_Squared_Error , na.rm = TRUE)
linear_settle_sqerror_rate = mean(CompareDF$Expected_Linear_Sum_of_Squared_Error, na.rm = TRUE)
logistic_settle_sqerror_rate = mean(CompareDF$Expected_Logistic_Sum_of_Squared_Error, na.rm = TRUE)
settlement_sqerror_means = as.table(rbind(disc_settle_sqerror_rate, linear_settle_sqerror_rate, logistic_settle_sqerror_rate))
settlement_sqerror_means
t.test(CompareDF$Expected_Disc_Sum_of_Squared_Error, CompareDF$Expected_Linear_Sum_of_Squared_Error)
t.test(CompareDF$Expected_Disc_Sum_of_Squared_Error, CompareDF$Expected_Logistic_Sum_of_Squared_Error)
t.test(CompareDF$Expected_Linear_Sum_of_Squared_Error, CompareDF$Expected_Logistic_Sum_of_Squared_Error)

disc_settle_sqerror_over_sqdamages_mean = mean(CompareDF$Expected_Disc_Sum_of_Squared_Error_over_Squared_Damages, na.rm = TRUE)
linear_settle_sqerror_over_sqdamages_mean = mean(CompareDF$Expected_Linear_Sum_of_Squared_Error_over_Squared_Damages, na.rm = TRUE)
logistic_settle_sqerror_over_sqdamages_mean = mean(CompareDF$Expected_Logistic_Sum_of_Squared_Error_over_Squared_Damages, na.rm = TRUE)
settlement_sqerror_over_sqdamages_means = as.table(rbind(disc_settle_sqerror_over_sqdamages_mean, 
                                                         linear_settle_sqerror_over_sqdamages_mean,
                                                         logistic_settle_sqerror_over_sqdamages_mean))
settlement_sqerror_over_sqdamages_means
t.test(CompareDF$Expected_Disc_Sum_of_Squared_Error_over_Squared_Damages, 
       CompareDF$Expected_Linear_Sum_of_Squared_Error_over_Squared_Damages)
t.test(CompareDF$Expected_Disc_Sum_of_Squared_Error_over_Squared_Damages, 
       CompareDF$Expected_Logistic_Sum_of_Squared_Error_over_Squared_Damages)
t.test(CompareDF$Expected_Linear_Sum_of_Squared_Error_over_Squared_Damages, 
       CompareDF$Expected_Logistic_Sum_of_Squared_Error_over_Squared_Damages)

RMSE_Disc_over_damages = (CompareDF$Expected_Disc_Sum_of_Squared_Error ^ .5) / CompareDF$Damages
RMSE_Linear_over_damages = (CompareDF$Expected_Linear_Sum_of_Squared_Error ^ .5) /  CompareDF$Damages
RMSE_Logistic_over_damages = (CompareDF$Expected_Logistic_Sum_of_Squared_Error ^ .5) /  CompareDF$Damages
t.test(RMSE_Disc_over_damages, RMSE_Linear_over_damages)
t.test(RMSE_Disc_over_damages, RMSE_Logistic_over_damages)
t.test(RMSE_Linear_over_damages, RMSE_Logistic_over_damages)


